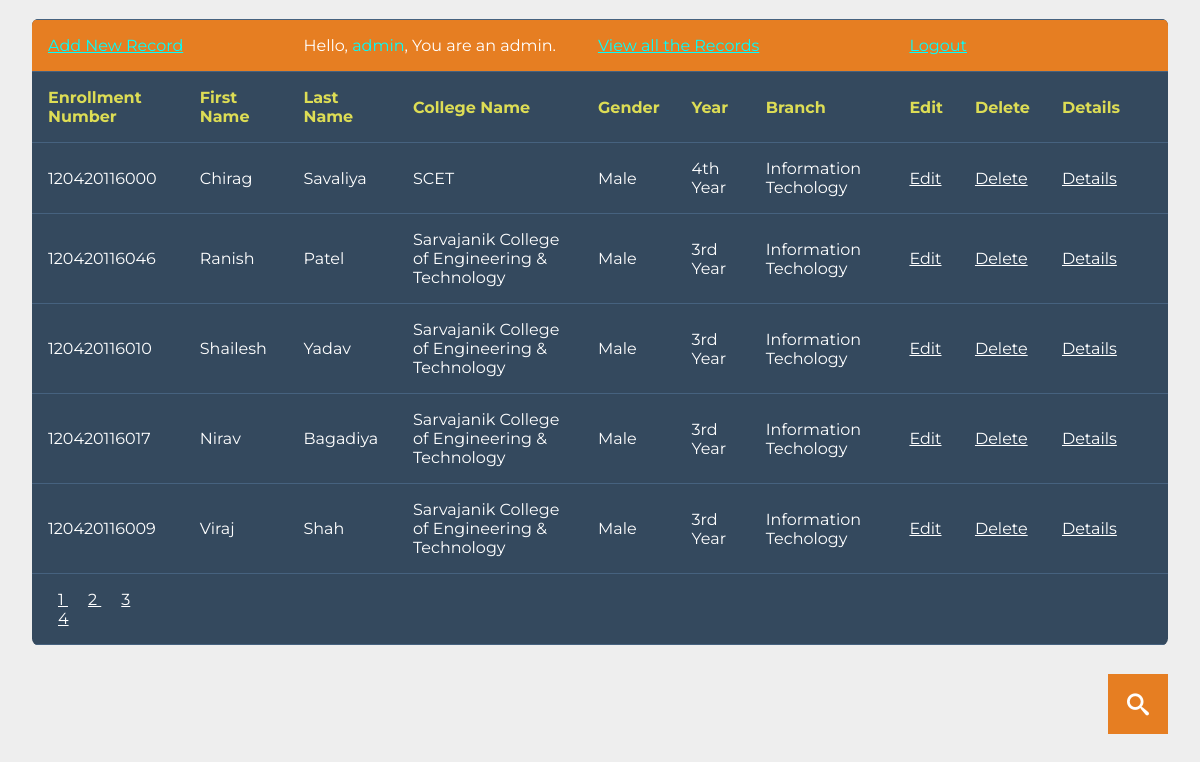
Screenshot of /view.php (signed in) with the database file from the repository.
### tables this page shows
CREATE TABLE IF NOT EXISTS `s_data` (
  `s_id` int(10) NOT NULL AUTO_INCREMENT,
  `s_first` text NOT NULL,
  `s_last` text NOT NULL,
  `s_college` text NOT NULL,
  `s_enrollment` bigint(14) NOT NULL,
  `s_gender` text NOT NULL,
  `s_year` varchar(10) NOT NULL,
  `s_branch` text NOT NULL,
  `s_marks` varchar(10) NOT NULL,
  PRIMARY KEY (`s_id`)
);

### view.php (the view, shortened to what this page needs)
<!DOCTYPE html>
<html>
<head>
	<link rel="stylesheet" href="style/normalize.css">
    <link rel="stylesheet" href="style/table_style.css">
    <link rel="stylesheet" type="text/css" href="style/default.css" />
    <link rel="stylesheet" type="text/css" href="style/component.css" />
</head>
<body>
	<br>
    <table class="rwd-table">
    	<tr bgcolor="#e67e22">
        	<td colspan="2"><a href="user_registration.php" style="color:#0FF">Add New Record</a></td>
            <td colspan="2">Hello, <font style="color:#0FF"><?php echo $_SESSION['admin_name']; ?></font>, You are an admin.</td>
            <td colspan="3"><a href="view.php" style="color:#0FF">View all the Records</a></td>
            <td colspan="3"><a href="logout.php" style="color:#0FF">Logout</a></td>
            <td></td>
        </tr>
    	<tr>
            <th>Enrollment Number</th>
            <th>First Name</th>
            <th>Last Name</th>
            <th>College Name</th>
            <th>Gender</th>
            <th>Year</th>
            <th>Branch</th>
            <th>Edit</th>
            <th>Delete</th>
            <th>Details</th>
      	</tr>
      	<tr>
        <?php
			@$view = $_GET['view'];
			if($view == "" || $view == "1"){
				$view1 = 0;
			}else{
				$view1 = ($view * 5) - 5;
			}
			$que = "select * from s_data order by 1 DESC limit $view1,5";
			$run = mysql_query($que);
			while($row = mysql_fetch_array($run)){
				$s_id = $row[0];
				$s_first = $row[1];
				$s_last = $row[2];
				$s_college = $row[3];
				$s_enrollment = $row[4];
				$s_gender = $row[5];
				$s_year = $row[6];
				$s_branch = $row[7];
        ?>
            <td><?php echo $s_enrollment; ?></td>
            <td><?php echo $s_first; ?></td>
            <td><?php echo $s_last; ?></td>
            <td><?php echo $s_college; ?></td>
            <td><?php echo $s_gender; ?></td>
            <td><?php echo $s_year; ?></td>
            <td><?php echo $s_branch; ?></td>
            <td><a href="edit.php?edit=<?php echo $s_id; ?>" style="color:#FFF">Edit</a></td>
            <td><a onClick=fndelete(); href="delete.php?del=<?php echo $s_id; ?>" style="color:#FFF">Delete</a></td>
            <td><a href="details.php?details=<?php echo $s_id; ?>" style="color:#FFF">Details</td>
      	</tr>
        <?php } ?>
        <tr>
        	<?php
			$run2 = mysql_query("select * from s_data order by 1 DESC");
			$count = mysql_num_rows($run2);
			$a = $count/5;
			$a = ceil($a);
			?>
			<td>
            <?php
			for($b = 1;$b <= $a;$b++){
				?><a href="view.php?view=<?php echo $b; ?>" style="color:#FFF; padding:10px;"><?php echo $b." "; ?></a><?php
			}
			?>
			</td>
        </tr>
    </table>
    <br>
    <div class="main clearfix">
    <div class="column">
	<div id="sb-search" class="sb-search">
    <form action="view.php" method="get">
		<span class="sb-icon-search"></span>
    </form>
    </div>
    </div>
    </div>
</body>
</html>

### style/table_style.css (style rules this page uses)
.rwd-table tr { border-top: 1px solid #ddd; border-bottom: 1px solid #ddd; }
.rwd-table th { display: none; }
.rwd-table td { display: block; }
.rwd-table td:first-child { padding-top: .5em; }
.rwd-table td:last-child { padding-bottom: .5em; }
.rwd-table td:before { content: attr(data-th) ": "; font-weight: bold; width: 6.5em; display: inline-block; }
@media (min-width: 480px) { .rwd-table td:before { display: none; } }
.rwd-table th, .rwd-table td { text-align: left; }
@media (min-width: 480px) { .rwd-table th, .rwd-table td { display:table-cell; padding: .25em .5em; } }
@media (min-width: 480px) { .rwd-table th:first-child, .rwd-table td:first-child { padding-left: 0; } }
@media (min-width: 480px) { .rwd-table th:last-child, .rwd-table td:last-child { padding-right: 0; } }
body { padding: 0 2em; font-family: Montserrat, sans-serif; -webkit-font-smoothing: antialiased; text-rendering: optimizeLegibility; color: #444; background: #eee; }
.rwd-table { background: #34495E; color: #fff; border-radius: .4em; overflow: hidden; }
.rwd-table tr { border-color: #46627f; }
.rwd-table th, .rwd-table td { margin: .5em 1em; }
@media (min-width: 480px) { .rwd-table th, .rwd-table td { padding: 1em !important; } }
.rwd-table th, .rwd-table td:before { color: #dd5; }

### style/default.css (style rules this page uses)
*, *:after, *:before { -webkit-box-sizing: border-box; -moz-box-sizing: border-box; box-sizing: border-box; }
.clearfix:before, .clearfix:after { content: " "; display: table; }
.clearfix:after { clear: both; }

### style/component.css (style rules this page uses)
.sb-search { position: relative; margin-top: 10px; width: 0%; min-width: 60px; height: 60px; float: right; overflow: hidden; -webkit-transition: width 0.3s; -moz-transition: width 0.3s; transition: width 0.3s; -webkit-backface-visibility: hidden; }
.sb-icon-search, .sb-search-submit { width: 60px; height: 60px; display: block; position: absolute; right: 0; top: 0; padding: 0; margin: 0; line-height: 60px; text-align: center; cursor: pointer; }
.sb-icon-search { color: #fff; background: #e67e22; z-index: 90; font-size: 22px; font-family: 'icomoon'; speak: none; font-style: normal; font-weight: normal; font-variant: normal; text-transform: none; -webkit-font-smoothing: antialiased; }
.sb-icon-search:before { content: "\e000"; }

### rows the page displays
s_data: s_enrollment "120420116000", s_first "Chirag", s_last "Savaliya", s_college "SCET", s_gender "Male", s_year "4th Year", s_branch "Information Techology"
s_data: s_enrollment "120420116046", s_first "Ranish", s_last "Patel", s_college "Sarvajanik College of Engineering & Technology", s_gender "Male", s_year "3rd Year", s_branch "Information Techology"
s_data: s_enrollment "120420116010", s_first "Shailesh", s_last "Yadav", s_college "Sarvajanik College of Engineering & Technology", s_gender "Male", s_year "3rd Year", s_branch "Information Techology"
s_data: s_enrollment "120420116017", s_first "Nirav", s_last "Bagadiya", s_college "Sarvajanik College of Engineering & Technology", s_gender "Male", s_year "3rd Year", s_branch "Information Techology"
s_data: s_enrollment "120420116009", s_first "Viraj", s_last "Shah", s_college "Sarvajanik College of Engineering & Technology", s_gender "Male", s_year "3rd Year", s_branch "Information Techology"

### other values shown
$_SESSION['admin_name'] "admin"
